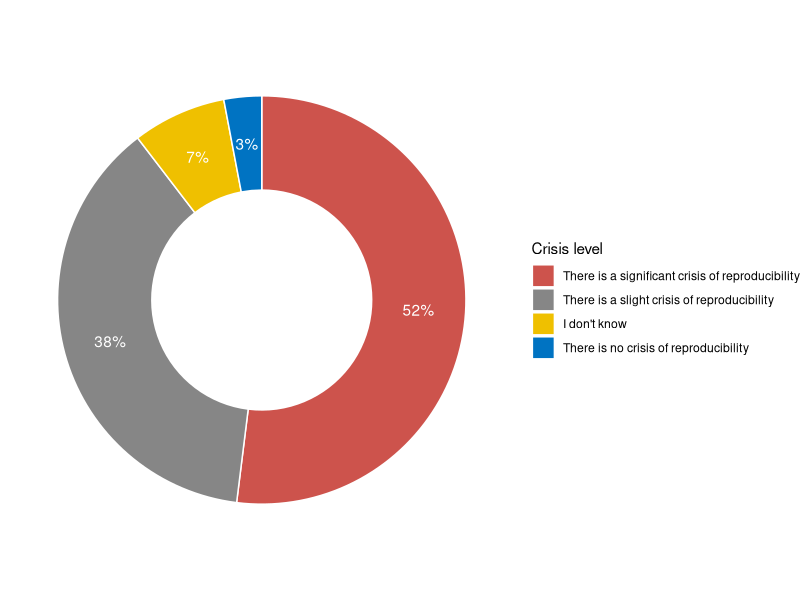

Reproduce this figure in R.
## ---- chunk 1
knitr::opts_chunk$set(echo = TRUE)
## ---- chunk 2
library(tidyverse)

data <- read_csv("data/data.csv")
## ---- chunk 3
plot1_data <- data %>%
  slice(-1) %>%
  rename(crisis_level=20) %>% # get rid of long variable name
  select(crisis_level) %>%
  mutate(crisis_level=as_factor(crisis_level))

pie_data <- plot1_data %>%
  group_by(crisis_level) %>%
  summarize(count=n()) %>%
  mutate(proportion=count/sum(count)) %>%
  arrange(desc(proportion)) %>%
  mutate(lab.ypos = cumsum(proportion) - 0.5*proportion) %>%
  mutate(crisis_level=fct_reorder(crisis_level, proportion))

my_colors <- c("#0073C2FF", "#EFC000FF", "#868686FF", "#CD534CFF")

ggplot(pie_data, aes(x=2, y=proportion, fill=crisis_level)) +
  geom_bar(stat="identity", color="white") +
  coord_polar(theta="y", start=0) +
  geom_text(aes(y=lab.ypos, label=paste(round(proportion*100), "%", sep="")), color="white") +
  scale_fill_manual(values=my_colors, name="Crisis level", guide=guide_legend(reverse=TRUE)) +
  theme_void() +
  xlim(0.5, 2.5)
